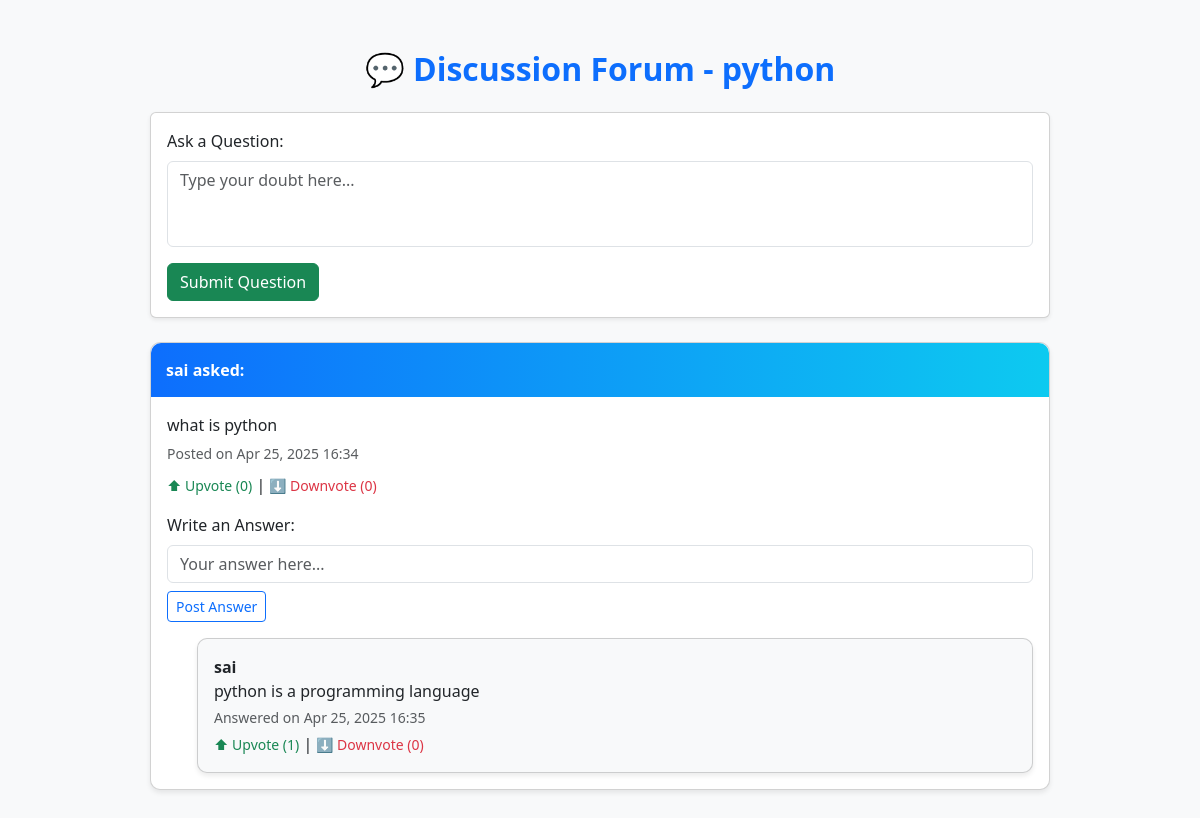
Page /course/26/forum/ (signed in) on the committed database.
### lms/models.py (models this page shows, shortened)
class Course(models.Model):
    title = models.CharField(max_length=200)
    description = models.TextField()
    teacher = models.ForeignKey(User, on_delete=models.CASCADE)
    created_at = models.DateTimeField(auto_now_add=True)
    num_lectures = models.IntegerField(default=0)
    thumbnail = models.ImageField(upload_to='course_thumbnails/', blank=True, null=True)  # New

class CourseQuestion(models.Model):
    course = models.ForeignKey('Course', on_delete=models.CASCADE, related_name='questions')
    student = models.ForeignKey(User, on_delete=models.CASCADE)
    question_text = models.TextField()
    created_at = models.DateTimeField(auto_now_add=True)
    upvotes = models.IntegerField(default=0)
    downvotes = models.IntegerField(default=0)

class CourseAnswer(models.Model):
    question = models.ForeignKey(CourseQuestion, on_delete=models.CASCADE, related_name='answers')
    user = models.ForeignKey(User, on_delete=models.CASCADE)
    answer_text = models.TextField()
    created_at = models.DateTimeField(auto_now_add=True)
    upvotes = models.IntegerField(default=0)
    downvotes = models.IntegerField(default=0)

### lms/views.py (the view)
# urls.py: path('course/<int:course_id>/forum/', course_forum, name='course_forum'),
@login_required
def course_forum(request, course_id):
    course = get_object_or_404(Course, id=course_id)
    questions = course.questions.all().order_by('-created_at')
    if request.method == 'POST':
        question_text = request.POST.get('question')
        if question_text:
            CourseQuestion.objects.create(course=course, student=request.user, question_text=question_text)
            return redirect('course_forum', course_id=course.id)
    return render(request, 'course_forum.html', {'course': course, 'questions': questions})

### lms/templates/course_forum.html (shortened to what this page needs)
{% load static %}
<!DOCTYPE html>
<html lang="en">
<head>
  <link href="https://cdn.jsdelivr.net/npm/bootstrap@5.3.0/dist/css/bootstrap.min.css" rel="stylesheet">
</head>
<body>
<div class="forum-container">
  <div class="text-center mb-4">
    <h2 class="text-primary fw-bold">💬 Discussion Forum - {{ course.title }}</h2>
  </div>
  <div class="card mb-4 shadow-sm">
    <div class="card-body">
      <form method="POST">
        <label class="form-label">Ask a Question:</label>
        <textarea class="form-control" name="question" rows="3" placeholder="Type your doubt here..." required></textarea>
        <button type="submit" class="btn btn-success mt-3">Submit Question</button>
      </form>
    </div>
  </div>
  {% for q in questions %}
  <div class="card mb-4 question-card">
    <div class="question-header">
      {{ q.student.get_full_name|default:q.student.username }} asked:
    </div>
    <div class="card-body">
      <p class="mb-1">{{ q.question_text }}</p>
      <small class="text-muted">Posted on {{ q.created_at|date:"M d, Y H:i" }}</small>
      <div class="mt-2">
        <a href="{% url 'vote_item' 'upvote' 'question' q.id %}" class="vote-btn text-success">⬆ Upvote ({{ q.upvotes }})</a>
        |
        <a href="{% url 'vote_item' 'downvote' 'question' q.id %}" class="vote-btn text-danger">⬇ Downvote ({{ q.downvotes }})</a>
      </div>
      <form method="POST" action="{% url 'post_answer' q.id %}" class="mt-3">
        <label class="form-label">Write an Answer:</label>
        <input type="text" name="answer" class="form-control" placeholder="Your answer here..." required>
        <button type="submit" class="btn btn-outline-primary btn-sm mt-2">Post Answer</button>
      </form>
      {% for a in q.answers.all %}
      <div class="card mt-3 answer-box answer-card p-3 bg-light">
        <strong>{{ a.user.get_full_name|default:a.user.username }}</strong>
        <p class="mb-1">{{ a.answer_text }}</p>
        <small class="text-muted">Answered on {{ a.created_at|date:"M d, Y H:i" }}</small>
        <div class="mt-1">
          <a href="{% url 'vote_item' 'upvote' 'answer' a.id %}" class="vote-btn text-success">⬆ Upvote ({{ a.upvotes }})</a>
          |
          <a href="{% url 'vote_item' 'downvote' 'answer' a.id %}" class="vote-btn text-danger">⬇ Downvote ({{ a.downvotes }})</a>
        </div>
      </div>
      {% endfor %}
    </div>
  </div>
  {% empty %}
  <p class="text-muted text-center">No questions posted yet for this course.</p>
  {% endfor %}
</div>
</body>
</html>

### lms/templates/course_forum.html (style rules this page uses)
body { background-color: #f8f9fa; }
.forum-container { max-width: 900px; margin: 50px auto; }
.question-card, .answer-card { border-radius: 10px; box-shadow: 0 3px 5px rgba(0, 0, 0, 0.08); }
.question-header { background: linear-gradient(to right, #0d6efd, #0dcaf0); color: white; padding: 15px; border-radius: 10px 10px 0 0; font-weight: bold; }
.vote-btn { text-decoration: none; font-size: 14px; }
.answer-box { margin-left: 30px; }
textarea { resize: none; }

### rows in the picture
Course: title "python"
CourseQuestion: student.get_full_name "sai", question_text "what is python", created_at "Apr 25, 2025 16:34", upvotes "0", downvotes "0"
CourseAnswer: user.get_full_name "sai", answer_text "python is a programming language", created_at "Apr 25, 2025 16:35", upvotes "1", downvotes "0"
